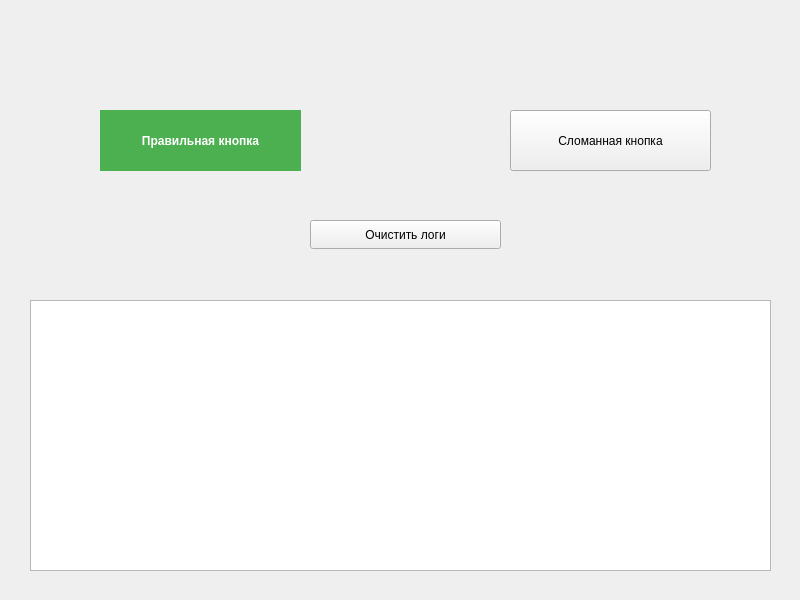
<?xml version="1.0" encoding="UTF-8"?>
<ui version="4.0">
 <class>MainWindow</class>
 <widget class="QMainWindow" name="MainWindow">
  <property name="geometry">
   <rect>
    <x>0</x>
    <y>0</y>
    <width>800</width>
    <height>600</height>
   </rect>
  </property>
  <property name="windowTitle">
   <string>MainWindow</string>
  </property>
  <widget class="QWidget" name="centralwidget">
   <widget class="QPushButton" name="workingButton">
    <property name="geometry">
     <rect>
      <x>100</x>
      <y>110</y>
      <width>201</width>
      <height>61</height>
     </rect>
    </property>
    <property name="styleSheet">
     <string notr="true">QPushButton {
    background-color: #4CAF50;  /* Зеленый */
    color: white;
    border: none;
    padding: 10px;
    font-weight: bold;
}</string>
    </property>
    <property name="text">
     <string>Правильная кнопка</string>
    </property>
   </widget>
   <widget class="QPushButton" name="brokenButton">
    <property name="geometry">
     <rect>
      <x>510</x>
      <y>110</y>
      <width>201</width>
      <height>61</height>
     </rect>
    </property>
    <property name="styleSheet">
     <string notr="true"/>
    </property>
    <property name="text">
     <string>Сломанная кнопка</string>
    </property>
   </widget>
   <widget class="QPushButton" name="clearButton">
    <property name="geometry">
     <rect>
      <x>310</x>
      <y>220</y>
      <width>191</width>
      <height>29</height>
     </rect>
    </property>
    <property name="text">
     <string>Очистить логи</string>
    </property>
   </widget>
   <widget class="QTextEdit" name="logTextEdit">
    <property name="geometry">
     <rect>
      <x>30</x>
      <y>300</y>
      <width>741</width>
      <height>271</height>
     </rect>
    </property>
    <property name="styleSheet">
     <string notr="true"/>
    </property>
   </widget>
  </widget>
 </widget>
 <resources/>
 <connections/>
</ui>
